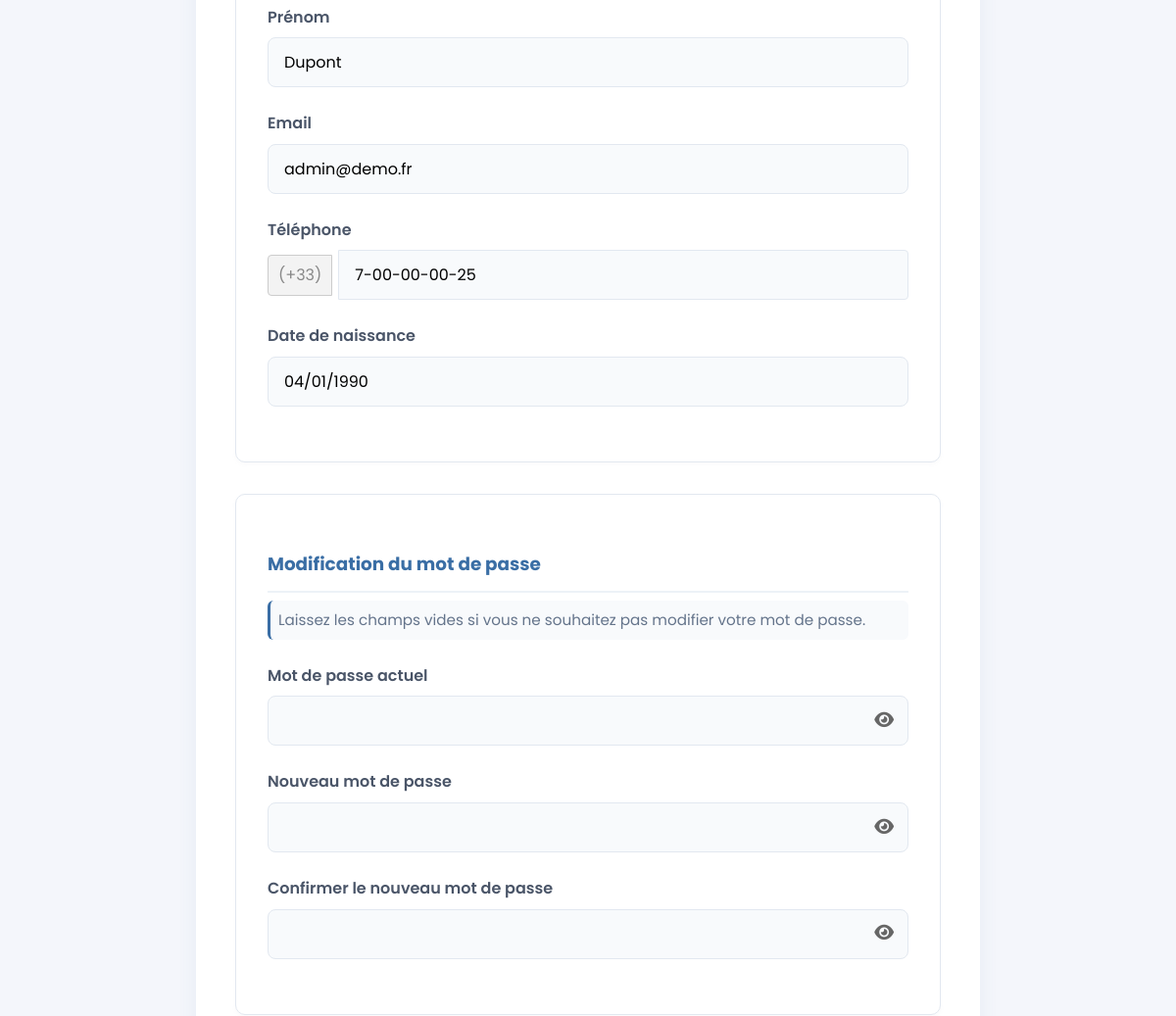
/index.php?page=user&action=edit (signed in, middle part), run on an earlier commit of the app's database.
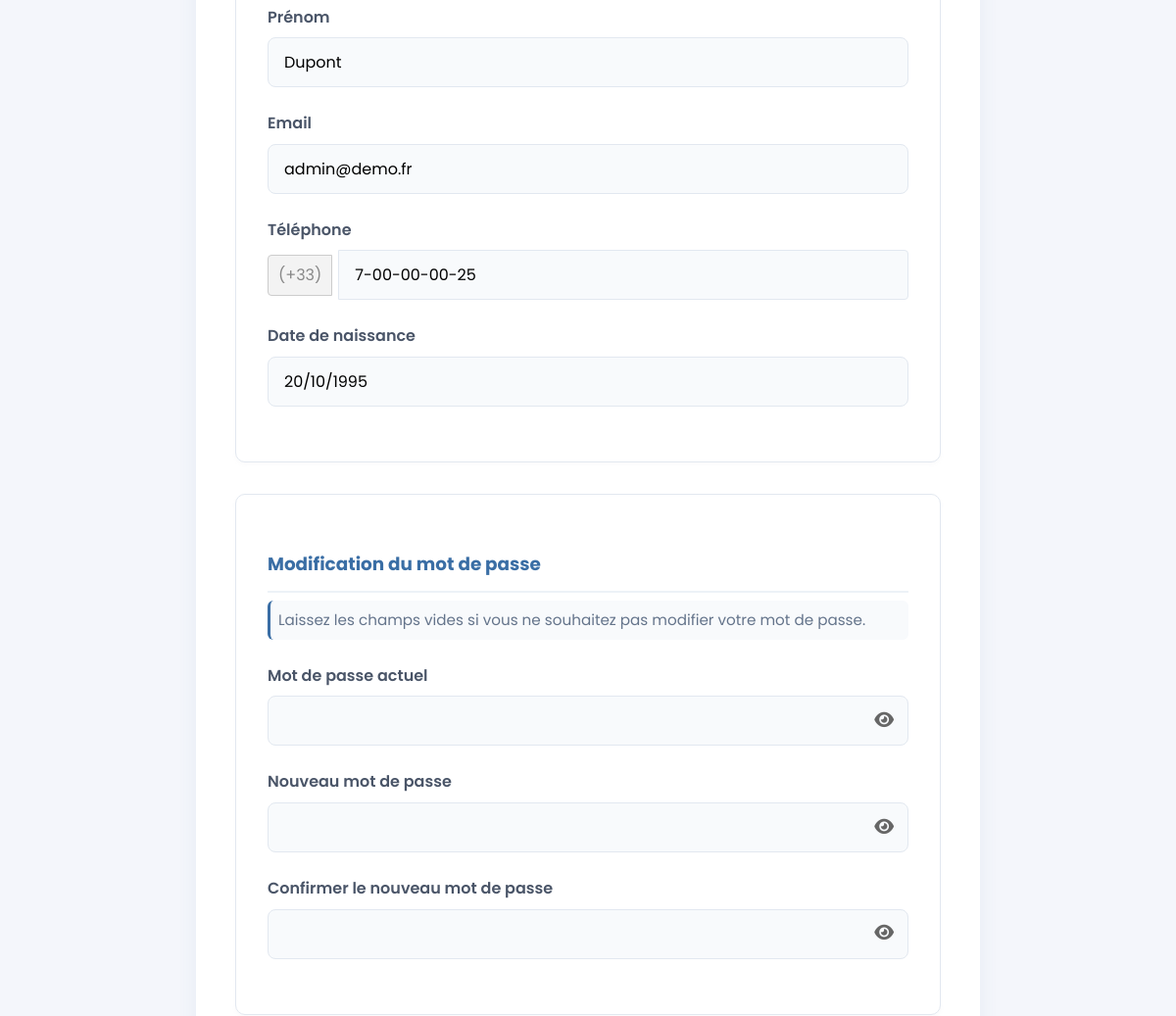
And on a later commit of the database.
### tables this page shows
CREATE TABLE `utilisateur` (
  `id` int(10) UNSIGNED NOT NULL,
  `role` enum('PATIENT','MEDECIN','SECRETAIRE') NOT NULL,
  `nom` varchar(100) NOT NULL,
  `prenom` varchar(100) NOT NULL,
  `email` varchar(190) NOT NULL,
  `telephone` varchar(30) DEFAULT NULL,
  `avatar` varchar(255) DEFAULT NULL,
  `password_hash` varchar(255) NOT NULL,
  `date_inscription` datetime NOT NULL DEFAULT current_timestamp(),
  `date_naissance` date DEFAULT NULL
);

### app/controllers/UserController.php (called while the page is built, shortened)
<?php
class UserController {
    private $userModel;
    public function __construct() {
        $this->userModel = new UserModel();
    }
    public function edit() {
        $user = $this->userModel->getUserById($_SESSION['user_id']);
        if (!empty($user['telephone'])) {
            $formData['telephone'] = $user['telephone'];
        }
        if (isset($_SESSION['form_data'])) {
            $formData = $_SESSION['form_data'];
            unset($_SESSION['form_data']);
        } else {
            $formData = [
                'nom' => $user['nom'],
                'prenom' => $user['prenom'],
                'email' => $user['email'],
                'telephone' => $user['telephone'],
                'date_naissance' => $user['date_naissance']
            ];
        }
        require_once 'app/views/user/edit.php';
    }
}

### app/core/App.php (called while the page is built, shortened)
<?php
class App {
    public function run() {
        $action = isset($_GET['action']) ? strtolower($_GET['action']) : 'index';
        $method = strtolower(trim($action));
        $params = [];
        try {
            $controller = new $controllerClass();
            call_user_func_array([$controller, $method], $params);
        } catch (\Exception $e) {
            error_log("Exception dans App.php: " . $e->getMessage());
            http_response_code(404);
            include __DIR__ . '/../views/error/404.php';
        }
    }
}

### index.php (called while the page is built, shortened)
<?php
$app = new App();
$app->run();

### app/models/database.php (called while the page is built, shortened)
<?php
class Database {
    private static $instance = null;
    private $connection;
    private function __construct() {
        $host = DB_HOST;
        $dbname = DB_NAME;
        $user = DB_USER;
        $pass = DB_PASS;
        $charset = DB_CHARSET;
        $options = [
            PDO::ATTR_ERRMODE => PDO::ERRMODE_EXCEPTION,
            PDO::ATTR_DEFAULT_FETCH_MODE => PDO::FETCH_ASSOC,
            PDO::MYSQL_ATTR_INIT_COMMAND => "SET NAMES $charset"
        ];
        try {
            $this->connection = new PDO(
                "mysql:host=$host;dbname=$dbname;charset=$charset",
                $user,
                $pass,
                $options
            );
        } catch (PDOException $e) {
            die('Erreur connexion BDD : ' . $e->getMessage());
        }
    }
    public function prepare($sql) {
        return $this->connection->prepare($sql);
    }
    public static function getInstance() {
        if (self::$instance === null) {
            self::$instance = new self();
        }
        return self::$instance;
    }
}

### app/core/Model.php (called while the page is built, shortened)
<?php
abstract class Model {
    public function __construct() {
        $this->db = Database::getInstance();
    }
}

### app/models/UserModel.php (called while the page is built, shortened)
<?php
class UserModel extends Model {
    public function getUserById($id) {
        $sql = "SELECT * FROM utilisateur WHERE id = ?";
        $stmt = $this->db->prepare($sql);
        $stmt->execute([$id]);
        return $stmt->fetch();
    }
}

### app/views/user/edit.php (the view, shortened to what the changed rows need)
<?php include __DIR__ . '/../templates/header.php'; ?>
<link rel="stylesheet" href="<?php echo BASE_URL; ?>/css/pages/edit-profile.css">
<link rel="stylesheet" href="https://cdnjs.cloudflare.com/ajax/libs/font-awesome/6.4.0/css/all.min.css">
<link rel="stylesheet" href="https://cdn.jsdelivr.net/npm/flatpickr/dist/flatpickr.min.css">
<main class="profile-edit">
    <section class="form-section">
        <form class="profile-form" method="post" action="index.php?page=user&action=edit">
            <div class="info-block">
                <div class="form-group">
                    <label for="prenom">Prénom</label>
                    <input
                        type="text"
                        id="prenom"
                        name="prenom"
                        required
                        value="<?php echo htmlspecialchars($formData['prenom'] ?? ''); ?>">
                </div>
                <div class="form-group">
                    <label for="email">Email</label>
                    <input
                        type="email"
                        id="email"
                        name="email"
                        required
                        value="<?php echo htmlspecialchars($formData['email'] ?? ''); ?>">
                </div>
                <div class="form-group">
                    <div style="display: flex; align-items: center; gap: 6px;">
                        <span style="background: #f3f3f3; border: 1px solid #ccc; border-radius: 4px 0 0 4px; padding: 7px 10px; color: #888; font-size: 1em;">(+33)</span>
                        <input
                            type="tel"
                            id="telephone"
                            name="telephone"
                            maxlength="13"
                            inputmode="numeric"
                            autocomplete="tel"
                            style="border-radius: 0 4px 4px 0;"
                            pattern="^[1-9]-[0-9]{2}-[0-9]{2}-[0-9]{2}-[0-9]{2}$"
                            value="<?php
                                $phone  = $formData['telephone'] ?? '';
                                $digits = preg_replace('/[^0-9]/', '', $phone);
                                if (strpos($digits, '33') === 0) {
                                    $digits = substr($digits, 2);
                                }
                                if (strlen($digits) === 9) {
                                    $phone = sprintf('%s-%s-%s-%s-%s',
                                        substr($digits, 0, 1),
                                        substr($digits, 1, 2),
                                        substr($digits, 3, 2),
                                        substr($digits, 5, 2),
                                        substr($digits, 7, 2)
                                    );
                                } else {
                                    $phone = '';
                                }
                                echo htmlspecialchars($phone);
                            ?>"
                            placeholder="X-XX-XX-XX-XX">
                    </div>
                </div>
                <div class="form-group">
                    <label for="date_naissance">Date de naissance</label>
                    <input
                        type="text"
                        id="date_naissance"
                        name="date_naissance"
                        class="flatpickr"
                        value="<?php
                            $date_value = $formData['date_naissance'] ?? $user['date_naissance'] ?? '';
                            if (!empty($date_value) && $date_value !== '0000-00-00') {
                                $date = DateTime::createFromFormat('Y-m-d', $date_value);
                                if ($date) {
                                    echo $date->format('d/m/Y');
                                }
                            }
                        ?>"
                        placeholder="JJ/MM/AAAA"
                        autocomplete="off"
                        required>
                </div>
            </div>
        </form>
    </section>
</main>
<?php include __DIR__ . '/../templates/footer.php'; ?>

What changed in the data, as far as the page shows it:
changed utilisateur "Dupont": date_naissance "04/01/1990" → "20/10/1995"
